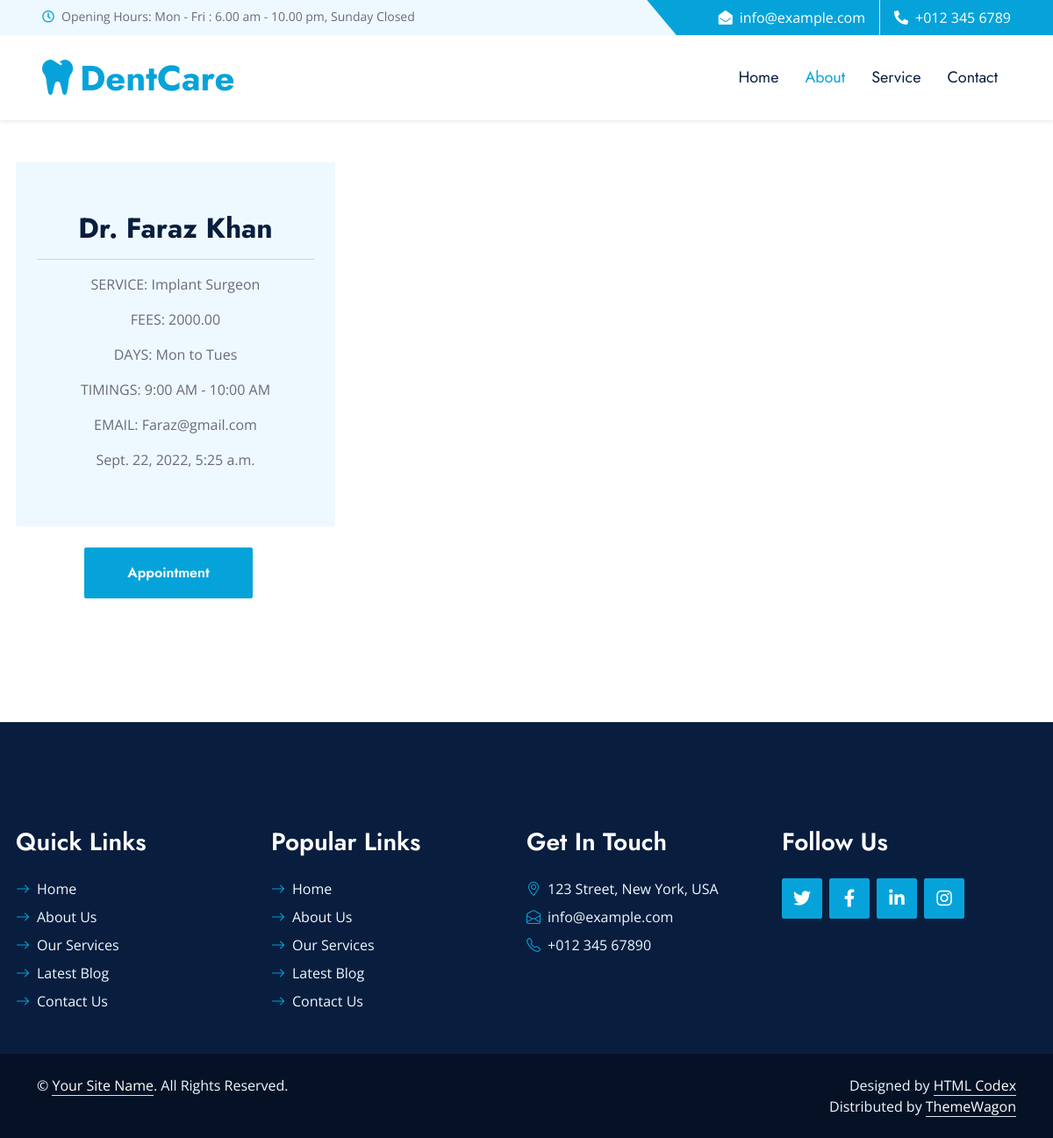
The page /doctorchoices/1 on the database its author committed.
### dentist_appointment/models.py (models this page shows, shortened)
class Doctor(models.Model):
    service = models.ForeignKey(Service, on_delete=models.CASCADE)
    doctor_name=models.CharField(max_length=35)
    doctor_service=models.CharField(max_length=25)
    consultation_fee = models.DecimalField(max_digits=6, decimal_places=2)
    available_days=models.CharField(max_length=15)
    available_time=models.CharField(max_length=25)
    doctor_email=models.EmailField(max_length=50)
    doctor_image=models.ImageField(blank=True,upload_to='uploads/')
    created_at =  models.DateTimeField(default = timezone.now)

### dentist_appointment/views.py (the view)
# urls.py: path('doctorchoices/<int:detail_id>', views.doctorDetails, name='details'),
def doctorDetails(request,detail_id):
    detail_data = get_object_or_404(Doctor, pk=detail_id)
    context = {
       'single_doctor_info' :  detail_data
    }
    return render(request, 'doctordetails.html',context)

### dentist_appointment/templates/doctordetails.html (shortened to what this page needs)
{% extends 'base.html' %}
{% block content %}
 <div class="container-fluid py-5">
    <div class="container">
        <div class="row g-5">
            <div class="col-lg-4 wow slideInUp" data-wow-delay="0.3s">
                <div class="team-item">
                    <div class="team-text position-relative bg-light text-center rounded-bottom p-4 pt-5">
                        <div>
                            <h2>{{ single_doctor_info.doctor_name }}</h2>
                            <hr>
                            <p>SERVICE: {{ single_doctor_info.doctor_service }}</p>
                            <p>FEES: {{ single_doctor_info.consultation_fee}}</p>
                            <p>DAYS: {{ single_doctor_info.available_days}}</p>
                            <p>TIMINGS: {{ single_doctor_info.available_time}}</p>
                            <p>EMAIL: {{ single_doctor_info.doctor_email}}</p>
                            <p> {{ single_doctor_info.created_at}}</p>
                           </div><br>
                    </div>
                </div>
                <br>
                <center>   <a href="{% url 'appointment' single_doctor_info.id %}" class="btn btn-primary py-md-3 px-md-5 me-3 animated slideInLeft">Appointment</a>
                </center>
            </div>
        </div>
    </div>
</div>
<br><br><br><br><br><br><br>
{% endblock %}

### dentist_appointment/static/css/style.css (style rules this page uses)
:root { --primary: #06A3DA; --secondary: #F57E57; --light: #EEF9FF; --dark: #091E3E; }
h1, h2, .font-weight-bold { font-weight: 700 !important; }
.btn { font-family: 'Jost', sans-serif; font-weight: 600; transition: .5s; }
.btn-primary, .btn-secondary { color: #FFFFFF; }
.service-item img, .service-item .bg-light, .service-item .bg-light h5, .team-item .team-text { transition: .5s; }
.team-item .team-text::after, .service-item .bg-light::after { position: absolute; content: ""; top: 50%; bottom: 0; left: 15px; right: 15px; border-radius:100px / 15px; box-shadow: 0 0 15px rgba(0, 0, 0, .7); opacity: 0; transition: .5s; z-index: -1; }

### rows shown on the page
Doctor: doctor_name "Dr. Faraz Khan", doctor_service "Implant Surgeon", consultation_fee "2000.00", available_days "Mon to Tues", available_time "9:00 AM - 10:00 AM", doctor_email "Faraz@gmail.com", created_at "Sept. 22, 2022, 5:25 a.m."
